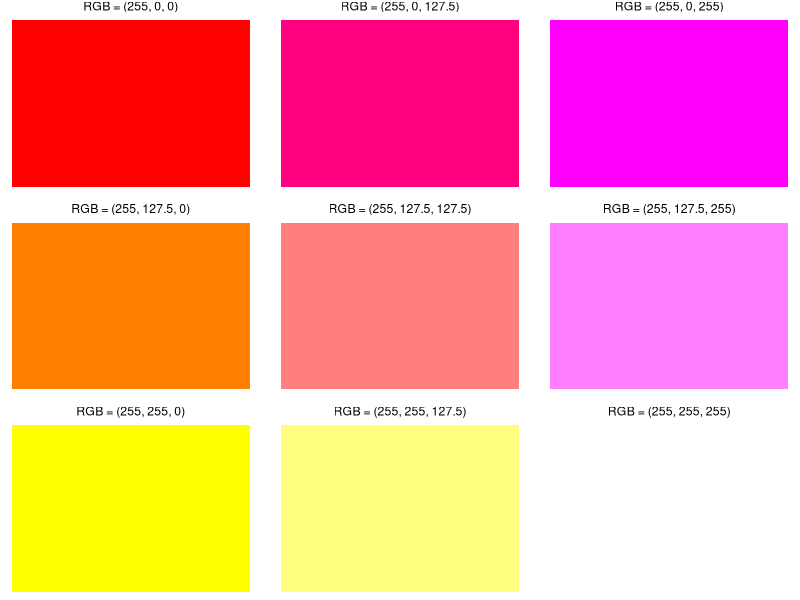
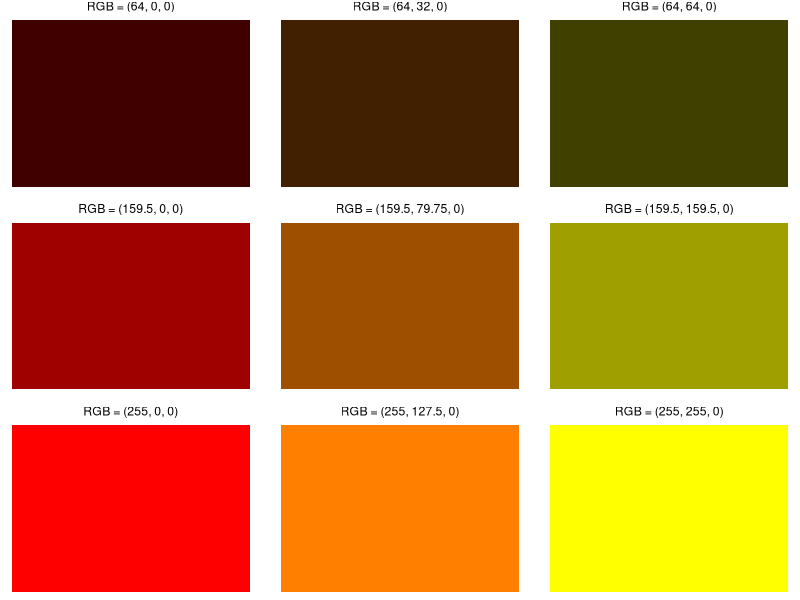

Write R code to recreate these figures, in order. (Note: this script raises an error after producing the figures.)
## ---- chunk 1
library(dplyr)
library(ggplot2)
## ---- chunk 2
tibble(xmin = 0, xmax = 1, ymin = 0, ymax = 1,
       r = 255,
       g = rep(seq(0, 255, length.out = 3), each = 3),
       b = rep(seq(0, 255, length.out= 3), times = 3)) |>
  mutate(lbl_facet = sprintf("RGB = (%s, %s, %s)", r, g, b)) |>
  ggplot() +
  geom_rect(aes(xmin = xmin, xmax= xmax, ymin = ymin, ymax = ymax,
                fill = rgb(r, g, b, maxColorValue = 255))) +
  scale_fill_identity() +
  facet_wrap(~lbl_facet) +
  theme_void() +
  theme(legend.position = "none")
## ---- chunk 3
tibble(xmin = 0, xmax = 1, ymin = 0, ymax = 1,
       r = rep(seq(64, 255, length.out= 3), each = 3),
       g = rep(seq(0, 1, length.out = 3), times = 3),
       b = 0) |>
  mutate(g = r * g,
         lbl_facet = forcats::fct_reorder(sprintf("RGB = (%s, %s, %s)", r, g, b), row_number())) |>
  ggplot() +
  geom_rect(aes(xmin = xmin, xmax= xmax, ymin = ymin, ymax = ymax,
                fill = rgb(r, g, b, maxColorValue = 255))) +
  scale_fill_identity() +
  facet_wrap(~lbl_facet) +
  theme_void() +
  theme(legend.position = "none")
## ---- chunk 4
tibble(theta = seq(0, 2*pi, length.out = 7)) |>
  mutate(x = sin(seq(0, 2*pi, length.out = 7)),
         y = cos(seq(0, 2*pi, length.out = 7)),
         r = case_when(between(theta, 0, pi/3) | between(theta, 5 * pi / 3, 2 * pi) ~ 255,
                       between(theta, pi/3, 2 * pi/3) ~ 255 - 255 * (theta - pi / 3) / (pi / 3),
                       between(theta, 4 * pi / 3, 5 * pi / 5) ~ 255 * ((theta - 5 * pi / 3)) / (pi / 3),
                       .default = 0),
         g = case_when(between(theta, pi/3, pi) ~ 255,
                       between(theta, pi, 4*pi/3) ~ 255 - 255 * (theta - pi) / (pi / 3),
                       .default = 0),
          b = case_when(between(theta, pi, 5*pi/3) ~ 255,
                        between(theta, 5*pi/3, 2*pi) ~ 255 - 255 * (theta - 2 * pi / 3) / (pi / 3),
                        .default = 0))
  ggplot(aes(x, y)) +
    geom_point() +
    geom_path() +
    coord_fixed() +
    theme_void()
